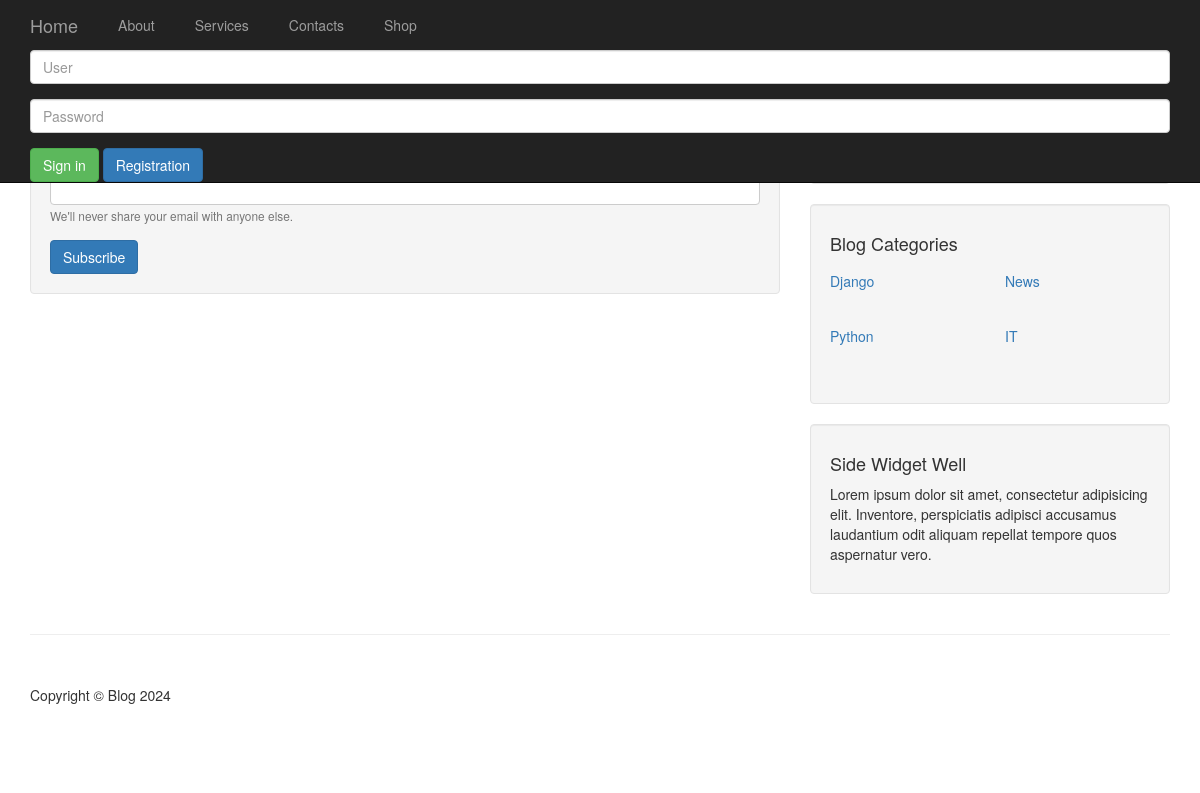
Page /contacts on the earlier database version.
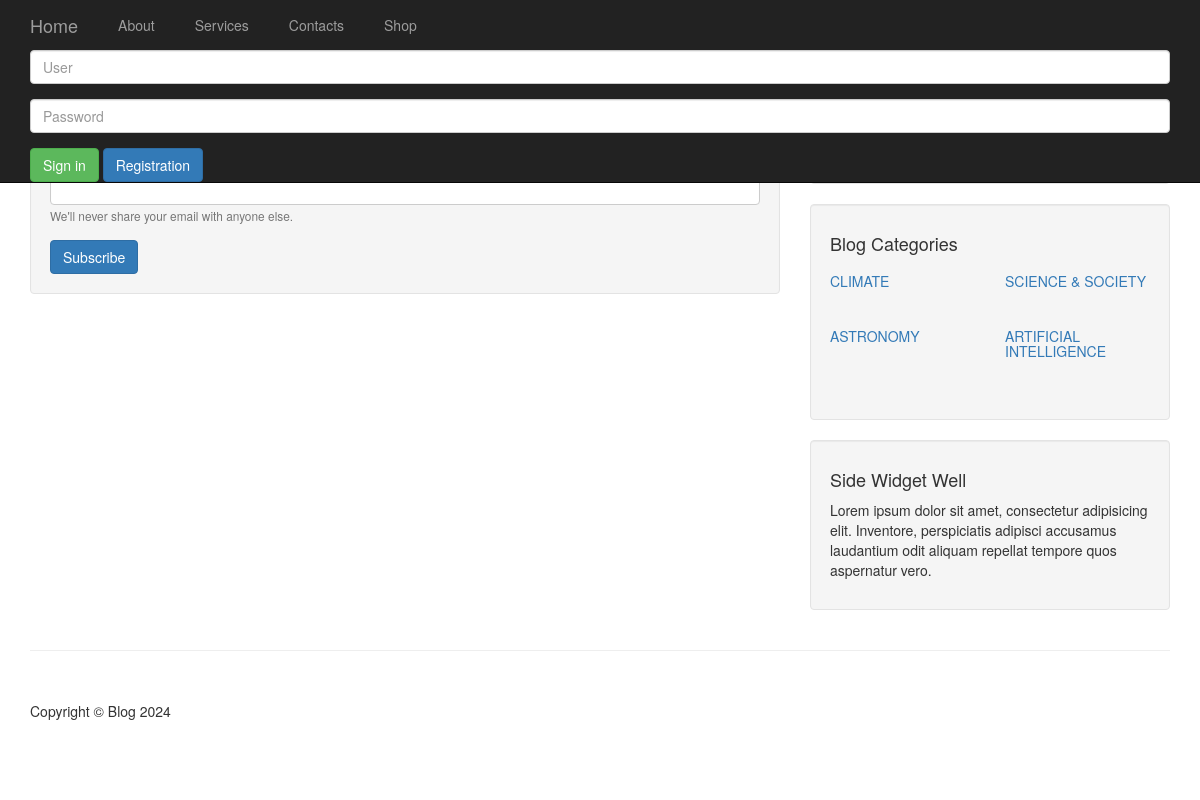
Same page on the later database version.
### blog/models.py (models this page shows, shortened)
class Category(models.Model):
    name = models.CharField(max_length=30)
    class Meta:
        verbose_name = "Категорія"
        verbose_name_plural = "Категорії"

### blog/views.py (the view)
# urls.py: path('contacts', views.contact, name='contacts'),
def contact(request):
    if request.method == 'POST':
        form = SubscribeForm(request.POST)
        if form.is_valid():
            form.save()
            return redirect('contacts')
    else:
        form = SubscribeForm()
    context = {'form': form}
    context.update(get_categories())
    return render(request, "blog/contact.html", context)

### blog/forms.py
class SubscribeForm(forms.ModelForm):
    class Meta:
        model = Subscribe
        fields = ['email']

### blog/views.py (called while the page is built)
def get_categories():
    cats = Category.objects.all()
    count = cats.count()
    half = count // 2
    first_half = cats[:half]
    second_half = cats[half:]
    return {'cats1': first_half, 'cats2': second_half}

### cart/context_processors.py (called while the page is built)
def cart_context(request):
    cart = Cart(request)
    return {'cart': cart}

### shop/context_processors.py (called while the page is built)
def categories(request):
    return {
        'categories': Category.objects.all()
    }

### templates/blog/contact.html (shortened to what this page needs)
{% extends 'blog/base.html' %}
{% load crispy_forms_tags %}
{% block content %}
<h3>Subscribe to our mail list</h3>
<form class="well" role="form" name="query" action="{% url 'contacts' %}" method="POST">
  {{ form|crispy }}
  <div class="form-group">
    <small id="emailHelp" class="form-text text-muted">We'll never share your email with anyone else.</small>
  </div>
  <button type="submit" class="btn btn-primary">Subscribe</button>
  </form>
{% endblock %}

### templates/blog/base.html (shortened to what this page needs)
<!doctype html>
<html lang="en">
<head>
    {% load static %}
    <link href="{% static 'blog/css/bootstrap.min.css' %}" rel="stylesheet">
    <link href="{% static 'blog/css/blog-home.css' %}" rel="stylesheet">
    <link type="text/css" href="{% static 'blog/css/style.css' %}" rel="stylesheet">
</head>
<body>
    <nav class="navbar navbar-inverse navbar-fixed-top" role="navigation">
        <div class="container">
            <div class="navbar-header">
                <a class="navbar-brand" href="{% url 'index' %}">Home</a>
            </div>
            <div class="collapse navbar-collapse" id="bs-example-navbar-collapse-1">
                <ul class="nav navbar-nav">
                    <li>
                        <a href="#">About</a>
                    </li>
                    <li>
                        <a href="#">Services</a>
                    </li>
                    <li>
                        <a href="{% url 'contacts' %}">Contacts</a>
                    </li>
                     <li>
                        <a href="{% url 'shop:product_list' %}">Shop</a>
                    </li>
                </ul>
                {% include 'blog/toggle_login.html' %}
            </div>
        </div>
    </nav>
    <div class="container">
        <div class="row">
            <div class="col-md-8">
                {% block content %}
                {% endblock %}
            </div>
            <div class="col-md-4">
                <div class="well">
                    <h4>Blog Search</h4>
                    <form class="input-group" method="GET" action="{% url 'search' %}">
                        <span class="input-group-btn">
                        </span>
                    </form>
                </div>
                <div class="well">
                    <h4>Blog Categories</h4>
                    <div class="row">
                        <div class="col-lg-6">
                            <ul class="list-unstyled">
                                {% for c in cats1 %}
                                <li><a href="{% url 'category' c.name %}"><h5>{{c.name}}</h5></a>
                                </li>
                                {% endfor %}
                            </ul>
                        </div>
                        <div class="col-lg-6">
                            <ul class="list-unstyled">
                                 {% for c in cats2 %}
                                <li><a href="{% url 'category' c.name %}"><h5>{{c.name}}</h5></a>
                                </li>
                                {% endfor %}
                            </ul>
                        </div>
                    </div>
                </div>
                <div class="well">
                    <h4>Side Widget Well</h4>
                    <p>Lorem ipsum dolor sit amet, consectetur adipisicing elit. Inventore, perspiciatis adipisci accusamus laudantium odit aliquam repellat tempore quos aspernatur vero.</p>
                </div>
            </div>
        </div>
        <hr>
        <footer>
            <div class="row">
                <div class="col-lg-12">
                    <p>Copyright &copy; Blog 2024</p>
                </div>
            </div>
        </footer>
    </div>
</body>
</html>

Differences in the rows shown:
changed Category: name "Django" → "CLIMATE"
changed Category: name "Python" → "ASTRONOMY"
changed Category: name "News" → "SCIENCE & SOCIETY"
changed Category: name "IT" → "ARTIFICIAL INTELLIGENCE"
